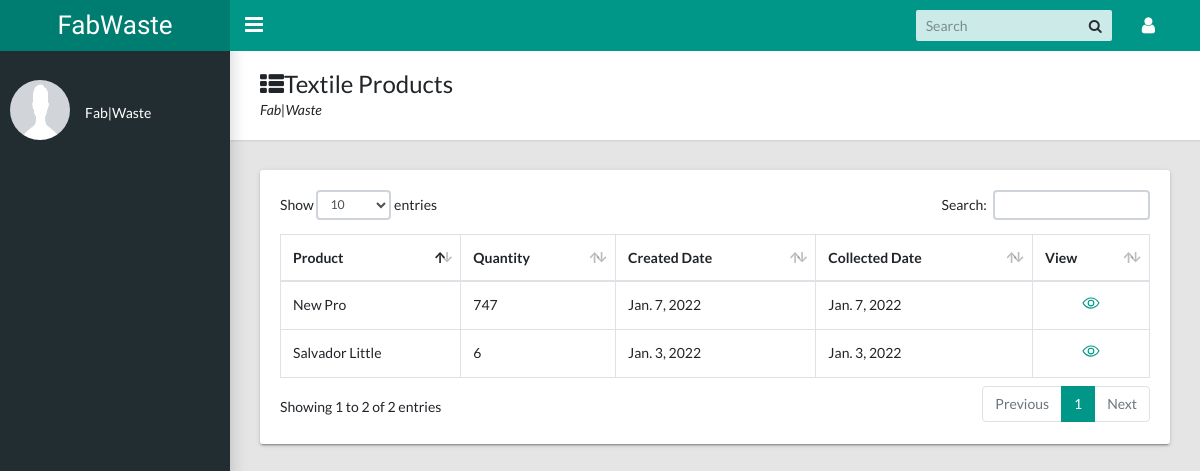
/dashboard/textile-products, run on an earlier commit of the app's database.
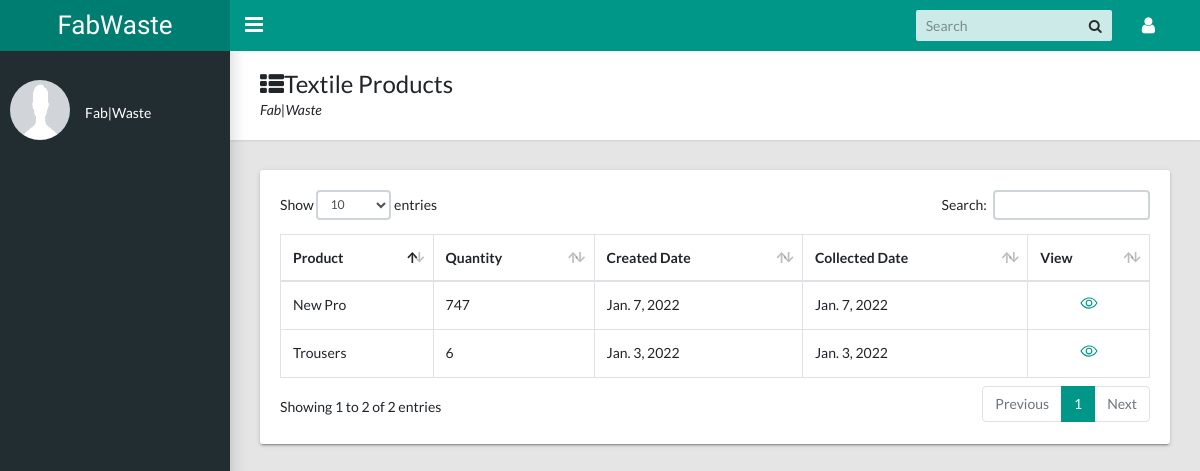
And on a later commit of the database.
### products/models.py (models this page shows, shortened)
class Product(models.Model):
    AVAILABILITY = (
        ('Available', 'Available'),
        ('UnAvailable', 'UnAvailable'),
    )
    STATUS = (
        ('Collected', 'Collected'), ('Requested', 'Requested'),
        ('Pending', 'Pending'), ('Denied', 'Denied'), ('Sold', 'Sold')
    )
    PRO_CATEGORY = (
        ('Published', 'Published'),
        ('Waste', 'Waste')
    )
    user = models.ForeignKey(UsersAccount, on_delete=models.DO_NOTHING)
    category = models.ForeignKey(Category, on_delete=models.DO_NOTHING)
    product_name = models.CharField(max_length=100)
    product_image = models.ImageField(upload_to='media')
    description = models.TextField()
    created_date = models.DateField(auto_now_add=True)
    collected_date = models.DateField()
    quantity = models.IntegerField()
    status = models.CharField(max_length=10, choices=STATUS, default='Pending')
    availability = models.CharField(max_length=20, choices=AVAILABILITY, default='Available')
    available_quantity = models.IntegerField(default=0)
    published = models.BooleanField(default=False)
    pro_category = models.CharField(max_length=20, choices=PRO_CATEGORY, default=None, null=True)
    payed = models.BooleanField(default=False)
    desired_price = models.DecimalField(max_digits=10, decimal_places=0, default=0)
    buying_price = models.DecimalField(max_digits=10, decimal_places=0, default=0)
    selling_price = models.DecimalField(max_digits=10, decimal_places=0, default=0)
    district = models.ForeignKey(District, on_delete=models.SET_NULL, null=True)
    sector = models.CharField(max_length=100)
    cell = models.CharField(max_length=100)
    village = models.CharField(max_length=100)
    road_number = models.CharField(max_length=100, null=True, blank=True)
    house_number = models.CharField(max_length=100, null=True, blank=True)
    location_description = models.TextField(max_length=150, null=True, blank=True)
    class Meta:
        ordering = ['-created_date']

### dashboard/views.py (the view)
# urls.py: path('textile-products', view_textile_products, name='textile_products'),
def view_textile_products(request):
    textile = Product.objects.filter(category__name='Textile', status='Collected')
    context = {
        'textile': textile,
    }
    return render(request, 'dashboard/textile_products.html', context)

### templates/dashboard/textile_products.html (shortened to what this page needs)
{% extends 'dashboard/dashboard.html' %}
{% load static %}
{% block dashboard_content %}
    <main class="app-content">
      <div class="app-title">
        <div>
          <h1><i class="fa fa-th-list"></i>Textile Products</h1>
          <p>Fab|Waste</p>
        </div>
      </div>
      <div class="row">
        <div class="col-md-12">
          <div class="tile">
            <div class="tile-body">
              <div class="table-responsive">
                <table class="table table-hover table-bordered" id="sampleTable">
                  <thead>
                    <tr>
                      <th>Product</th>
                      <th>Quantity</th>
                      <th>Created Date</th>
                      <th>Collected Date</th>
                      <th>View</th>
                    </tr>
                  </thead>
                  <tbody>
                    {% for device in textile %}
                        <tr>
                          <td>{{ device.product_name}}</td>
                          <td>{{ device.quantity}}</td>
                          <td>{{ device.created_date}}</td>
                          <td>{{ device.collected_date}}</td>
                          <td>
                            <div class="text-center">
                              <a href="{% url 'device_details' device.id %}"><ion-icon name="eye-outline" style="font-size: large"></ion-icon></a>
                            </div>
                          </td>
                        </tr>
                    {% endfor %}
                  </tbody>
                </table>
              </div>
            </div>
          </div>
        </div>
      </div>
    </main>
{% endblock %}

What changed in the data, as far as the page shows it:
changed Product: product_name "Salvador Little" → "Trousers"
